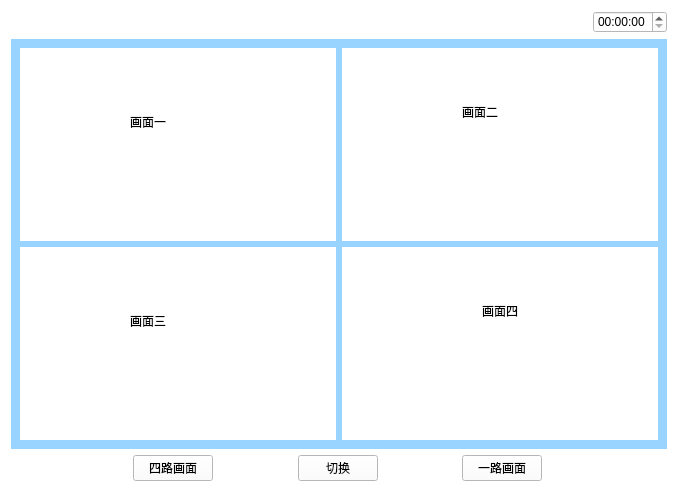
<?xml version="1.0" encoding="UTF-8"?>
<ui version="4.0">
 <class>Shipin</class>
 <widget class="QWidget" name="Shipin">
  <property name="geometry">
   <rect>
    <x>0</x>
    <y>0</y>
    <width>678</width>
    <height>492</height>
   </rect>
  </property>
  <property name="windowTitle">
   <string>Form</string>
  </property>
  <property name="styleSheet">
   <string notr="true">background-color: rgb(255, 255, 255);</string>
  </property>
  <layout class="QVBoxLayout" name="verticalLayout" stretch="1,5,1">
   <item>
    <layout class="QHBoxLayout" name="horizontalLayout_5">
     <item>
      <widget class="QPushButton" name="pushButton">
       <property name="text">
        <string/>
       </property>
       <property name="icon">
        <iconset resource="myimages.qrc">
         <normaloff>:/image/images/4g.png</normaloff>:/image/images/4g.png</iconset>
       </property>
       <property name="flat">
        <bool>true</bool>
       </property>
      </widget>
     </item>
     <item>
      <widget class="QPushButton" name="pushButton_2">
       <property name="text">
        <string/>
       </property>
       <property name="icon">
        <iconset resource="myimages.qrc">
         <normaloff>:/image/images/wireless.svg</normaloff>:/image/images/wireless.svg</iconset>
       </property>
       <property name="flat">
        <bool>true</bool>
       </property>
      </widget>
     </item>
     <item>
      <widget class="QPushButton" name="pushButton_3">
       <property name="text">
        <string/>
       </property>
       <property name="icon">
        <iconset resource="myimages.qrc">
         <normaloff>:/image/images/bl.svg</normaloff>:/image/images/bl.svg</iconset>
       </property>
       <property name="flat">
        <bool>true</bool>
       </property>
      </widget>
     </item>
     <item>
      <widget class="QPushButton" name="pushButton_4">
       <property name="text">
        <string/>
       </property>
       <property name="icon">
        <iconset resource="myimages.qrc">
         <normaloff>:/image/images/locate.svg</normaloff>:/image/images/locate.svg</iconset>
       </property>
       <property name="flat">
        <bool>true</bool>
       </property>
      </widget>
     </item>
     <item>
      <spacer name="horizontalSpacer_4">
       <property name="orientation">
        <enum>Qt::Horizontal</enum>
       </property>
       <property name="sizeHint" stdset="0">
        <size>
         <width>40</width>
         <height>20</height>
        </size>
       </property>
      </spacer>
     </item>
     <item>
      <widget class="QTimeEdit" name="timeEdit_2"/>
     </item>
    </layout>
   </item>
   <item>
    <widget class="QWidget" name="widget" native="true">
     <property name="sizePolicy">
      <sizepolicy hsizetype="Preferred" vsizetype="Preferred">
       <horstretch>0</horstretch>
       <verstretch>0</verstretch>
      </sizepolicy>
     </property>
     <property name="contextMenuPolicy">
      <enum>Qt::DefaultContextMenu</enum>
     </property>
     <property name="styleSheet">
      <string notr="true">background-color: rgb(153, 211, 255);</string>
     </property>
     <layout class="QGridLayout" name="gridLayout">
      <item row="0" column="0">
       <widget class="QWidget" name="widget_one" native="true">
        <property name="styleSheet">
         <string notr="true">background-color: rgb(255, 255, 255);</string>
        </property>
        <widget class="QLabel" name="label">
         <property name="geometry">
          <rect>
           <x>110</x>
           <y>60</y>
           <width>73</width>
           <height>27</height>
          </rect>
         </property>
         <property name="text">
          <string>画面一</string>
         </property>
        </widget>
       </widget>
      </item>
      <item row="0" column="1">
       <widget class="QWidget" name="widget_two" native="true">
        <property name="styleSheet">
         <string notr="true">background-color: rgb(255, 255, 255);</string>
        </property>
        <widget class="QLabel" name="label_3">
         <property name="geometry">
          <rect>
           <x>120</x>
           <y>50</y>
           <width>73</width>
           <height>27</height>
          </rect>
         </property>
         <property name="text">
          <string>画面二</string>
         </property>
        </widget>
       </widget>
      </item>
      <item row="1" column="0">
       <widget class="QWidget" name="widget_three" native="true">
        <property name="styleSheet">
         <string notr="true">background-color: rgb(255, 255, 255);</string>
        </property>
        <widget class="QLabel" name="label_2">
         <property name="geometry">
          <rect>
           <x>110</x>
           <y>60</y>
           <width>73</width>
           <height>27</height>
          </rect>
         </property>
         <property name="text">
          <string>画面三</string>
         </property>
        </widget>
       </widget>
      </item>
      <item row="1" column="1">
       <widget class="QWidget" name="widget_four" native="true">
        <property name="styleSheet">
         <string notr="true">background-color: rgb(255, 255, 255);</string>
        </property>
        <widget class="QLabel" name="label_4">
         <property name="geometry">
          <rect>
           <x>140</x>
           <y>50</y>
           <width>73</width>
           <height>27</height>
          </rect>
         </property>
         <property name="text">
          <string>画面四</string>
         </property>
        </widget>
       </widget>
      </item>
     </layout>
    </widget>
   </item>
   <item>
    <layout class="QHBoxLayout" name="horizontalLayout_2">
     <item>
      <widget class="QPushButton" name="returnIndex">
       <property name="font">
        <font>
         <family>AR PL UMing TW MBE</family>
        </font>
       </property>
       <property name="styleSheet">
        <string notr="true">border-image: url(:/image/images/index.svg);</string>
       </property>
       <property name="text">
        <string/>
       </property>
       <property name="icon">
        <iconset resource="myimages.qrc">
         <normaloff>:/image/images/index.svg</normaloff>:/image/images/index.svg</iconset>
       </property>
       <property name="iconSize">
        <size>
         <width>40</width>
         <height>40</height>
        </size>
       </property>
       <property name="flat">
        <bool>true</bool>
       </property>
      </widget>
     </item>
     <item>
      <spacer name="horizontalSpacer">
       <property name="orientation">
        <enum>Qt::Horizontal</enum>
       </property>
       <property name="sizeHint" stdset="0">
        <size>
         <width>40</width>
         <height>20</height>
        </size>
       </property>
      </spacer>
     </item>
     <item>
      <widget class="QPushButton" name="fourFrame">
       <property name="text">
        <string>四路画面</string>
       </property>
      </widget>
     </item>
     <item>
      <spacer name="horizontalSpacer_5">
       <property name="orientation">
        <enum>Qt::Horizontal</enum>
       </property>
       <property name="sizeHint" stdset="0">
        <size>
         <width>40</width>
         <height>20</height>
        </size>
       </property>
      </spacer>
     </item>
     <item>
      <widget class="QPushButton" name="switchbtn">
       <property name="text">
        <string>切换</string>
       </property>
      </widget>
     </item>
     <item>
      <spacer name="horizontalSpacer_3">
       <property name="orientation">
        <enum>Qt::Horizontal</enum>
       </property>
       <property name="sizeHint" stdset="0">
        <size>
         <width>40</width>
         <height>20</height>
        </size>
       </property>
      </spacer>
     </item>
     <item>
      <widget class="QPushButton" name="oneFrame">
       <property name="text">
        <string>一路画面</string>
       </property>
      </widget>
     </item>
     <item>
      <spacer name="horizontalSpacer_2">
       <property name="orientation">
        <enum>Qt::Horizontal</enum>
       </property>
       <property name="sizeHint" stdset="0">
        <size>
         <width>40</width>
         <height>20</height>
        </size>
       </property>
      </spacer>
     </item>
     <item>
      <widget class="QPushButton" name="returnPage">
       <property name="text">
        <string/>
       </property>
       <property name="icon">
        <iconset resource="myimages.qrc">
         <normaloff>:/image/images/shangyiye.svg</normaloff>:/image/images/shangyiye.svg</iconset>
       </property>
       <property name="iconSize">
        <size>
         <width>40</width>
         <height>40</height>
        </size>
       </property>
       <property name="flat">
        <bool>true</bool>
       </property>
      </widget>
     </item>
    </layout>
   </item>
  </layout>
 </widget>
 <resources>
  <include location="myimages.qrc"/>
 </resources>
 <connections/>
</ui>
